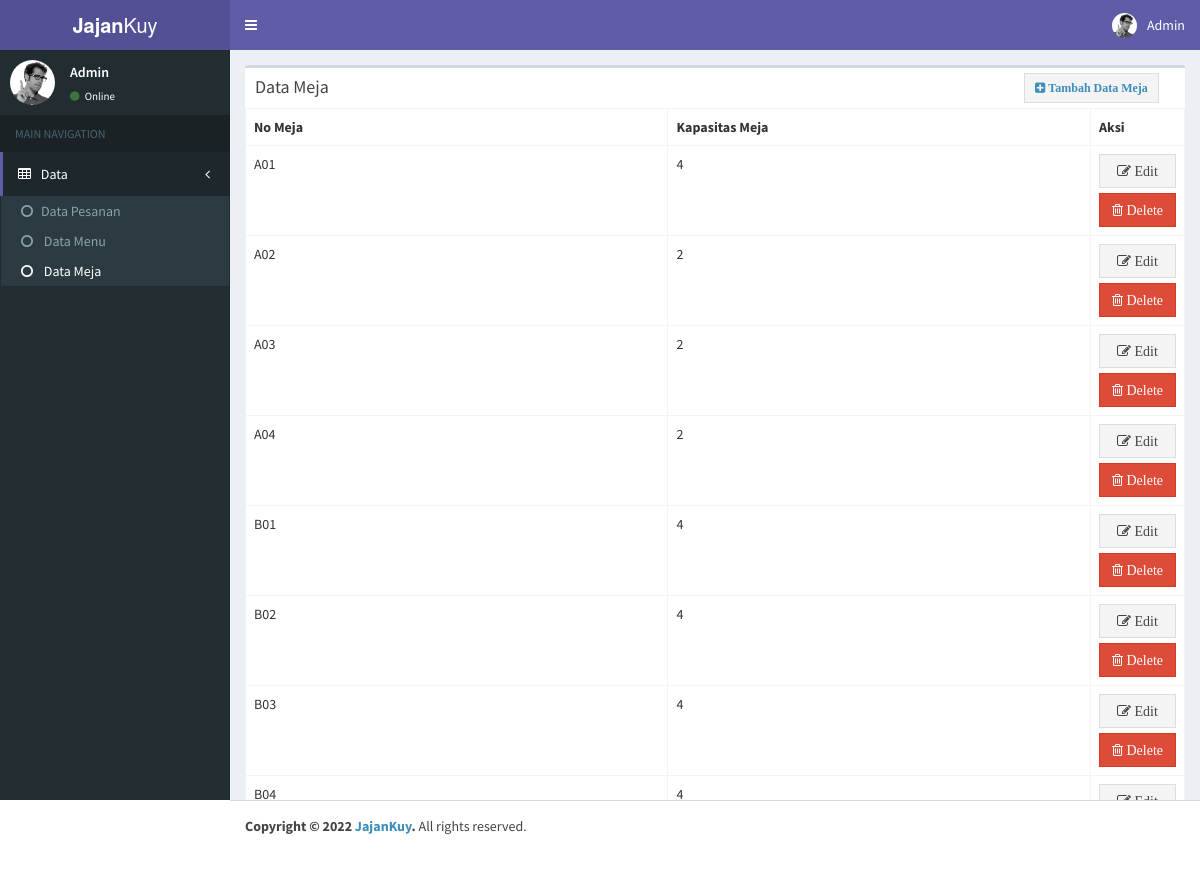
The app's page /admin/meja-admin.php (signed in) with its own data.
### tables this page shows
CREATE TABLE `tbmeja` (
  `no_meja` char(3) NOT NULL,
  `kapasitas_meja` int(50) NOT NULL
);

### admin/meja-admin.php (the view, shortened to what this page needs)
<?php
include '../lib/koneksi.php';
$dmejaQuery = "SELECT * FROM tbmeja";
$dmejaData = mysqli_query($koneksi, $dmejaQuery);
?>
<!DOCTYPE html>
<html>
<head>
    <link rel="stylesheet" href="/10519100/UAS/admin/bower_components/bootstrap/dist/css/bootstrap.min.css">
    <link rel="stylesheet" href="/10519100/UAS/admin/bower_components/font-awesome/css/font-awesome.min.css">
    <link rel="stylesheet" href="/10519100/UAS/admin/bower_components/Ionicons/css/ionicons.min.css">
    <link rel="stylesheet" href="/10519100/UAS/admin/dist/css/AdminLTE.min.css">
    <link rel="stylesheet" href="/10519100/UAS/admin/dist/css/skins/_all-skins.min.css">
</head>
<body class="hold-transition skin-purple sidebar-mini">
    <div class="wrapper">
        <header class="main-header">
            <a href="/10519100/UAS/index.php" class="logo">
                <span class="logo-lg"><b>Jajan</b>Kuy</span>
            </a>
            <nav class="navbar navbar-static-top">
                <a href="#" class="sidebar-toggle" data-toggle="push-menu" role="button">
                </a>
                <div class="navbar-custom-menu">
                    <ul class="nav navbar-nav">
                        <li class="dropdown user user-menu">
                            <a href="#" class="dropdown-toggle" data-toggle="dropdown">
                                <img src="/10519100/UAS/admin/dist/img/user2-160x160.jpg" class="user-image"
                                    alt="User Image">
                                <span class="hidden-xs">Admin</span>
                            </a>
                        </li>
                    </ul>
                </div>
            </nav>
        </header>
        <aside class="main-sidebar">
            <section class="sidebar">
                <div class="user-panel">
                    <div class="pull-left image">
                        <img src="/10519100/UAS/admin/dist/img/user2-160x160.jpg" class="img-circle" alt="User Image">
                    </div>
                    <div class="pull-left info">
                        <p>Admin</p>
                        <a href="#"><i class="fa fa-circle text-success"></i> Online</a>
                    </div>
                </div>
                <ul class="sidebar-menu" data-widget="tree">
                    <li class="header">MAIN NAVIGATION</li>
                    <li class="treeview active">
                        <a href="#">
                            <i class="fa fa-table"></i> <span>Data</span>
                            <span class="pull-right-container">
                                <i class="fa fa-angle-left pull-right"></i>
                            </span>
                        </a>
                        <ul class="treeview-menu">
                            <li><a href="admin.php"><i class="fa fa-circle-o"></i>Data Pesanan</a>
                            </li>
                            <li><a href="menu-admin.php"><i class="fa fa-circle-o"></i> Data Menu</a></li>
                            <li class="active"><a href="meja-admin.php"><i class="fa fa-circle-o"></i> Data Meja</a>
                            </li>
                        </ul>
                    </li>
                </ul>
            </section>
        </aside>
        <div class="content-wrapper">
            <section class="content">
                <div class="box">
                    <div class="box-header">
                        <h3 class="box-title">Data Meja</h3>
                        <div class="box-tools">
                            <div class="input-group input-group-sm hidden-xs" style="width: 150px;">
                                <div class="input-group-btn">
                                    <button type="submit" class="btn btn-default"><a
                                            href="/10519100/UAS/admin/input-meja.php"><i
                                                class="fa fa-plus-square"><strong> Tambah Data
                                                    Meja</strong></i></a></button>
                                </div>
                            </div>
                        </div>
                    </div>
                    <div class="box-body no-padding">
                        <table class="table table-bordered table-hover">
                            <tr>
                                <th width="45%">No Meja</th>
                                <th width="45%">Kapasitas Meja</th>
                                <th width="10%">Aksi</th>
                            </tr>
                            <?php while($dmeja = mysqli_fetch_assoc($dmejaData)){ ?>
                            <tr>
                                <td><?= $dmeja['no_meja'] ?></td>
                                <td><?= $dmeja['kapasitas_meja'] ?></td>
                                <td><a class="btn btn-default btn-block btn-flat"
                                        href="/10519100/UAS/admin/edit-meja.php?no_meja=<?= $dmeja['no_meja'] ?>">
                                        <i class="fa fa-edit"> Edit</i>
                                    </a>
                                    <a class="btn btn-danger btn-block btn-flat"
                                        href="/10519100/UAS/admin/delete-meja.php?no_meja=<?= $dmeja['no_meja'] ?>">
                                        <i class="fa fa-trash-o"> Delete</i>
                                    </a>
                                </td>
                            </tr>
                            <?php } ?>
                        </table>
                    </div>
                </div>
        </div>
    </div>
    <footer class="main-footer">
        <strong>Copyright &copy; 2022 <a href="https://adminlte.io">JajanKuy</a>.</strong> All rights
        reserved.
    </footer>
</body>
</html>

### records on screen
tbmeja: no_meja "A01", kapasitas_meja "4"
tbmeja: no_meja "A02", kapasitas_meja "2"
tbmeja: no_meja "A03", kapasitas_meja "2"
tbmeja: no_meja "A04", kapasitas_meja "2"
tbmeja: no_meja "B01", kapasitas_meja "4"
tbmeja: no_meja "B02", kapasitas_meja "4"
tbmeja: no_meja "B03", kapasitas_meja "4"
tbmeja: no_meja "B04", kapasitas_meja "4"
